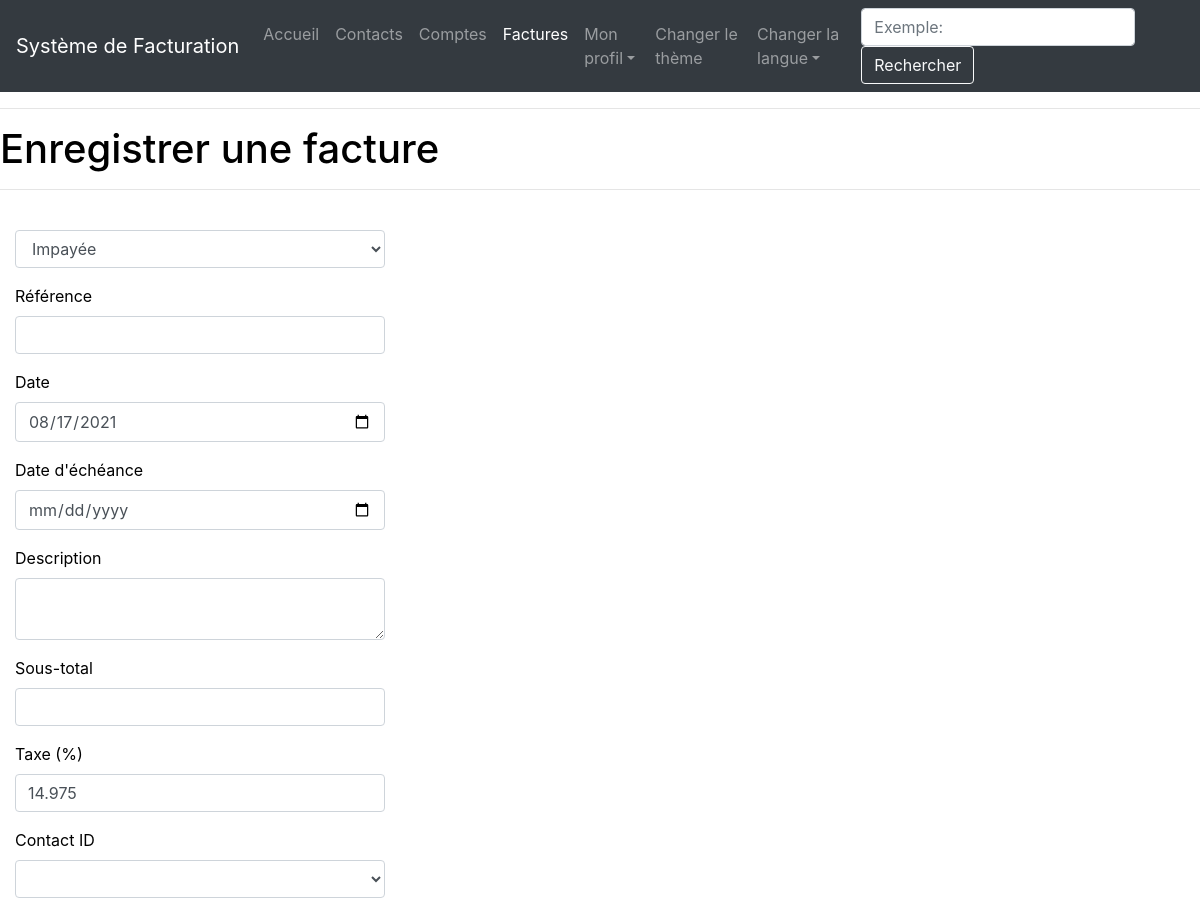
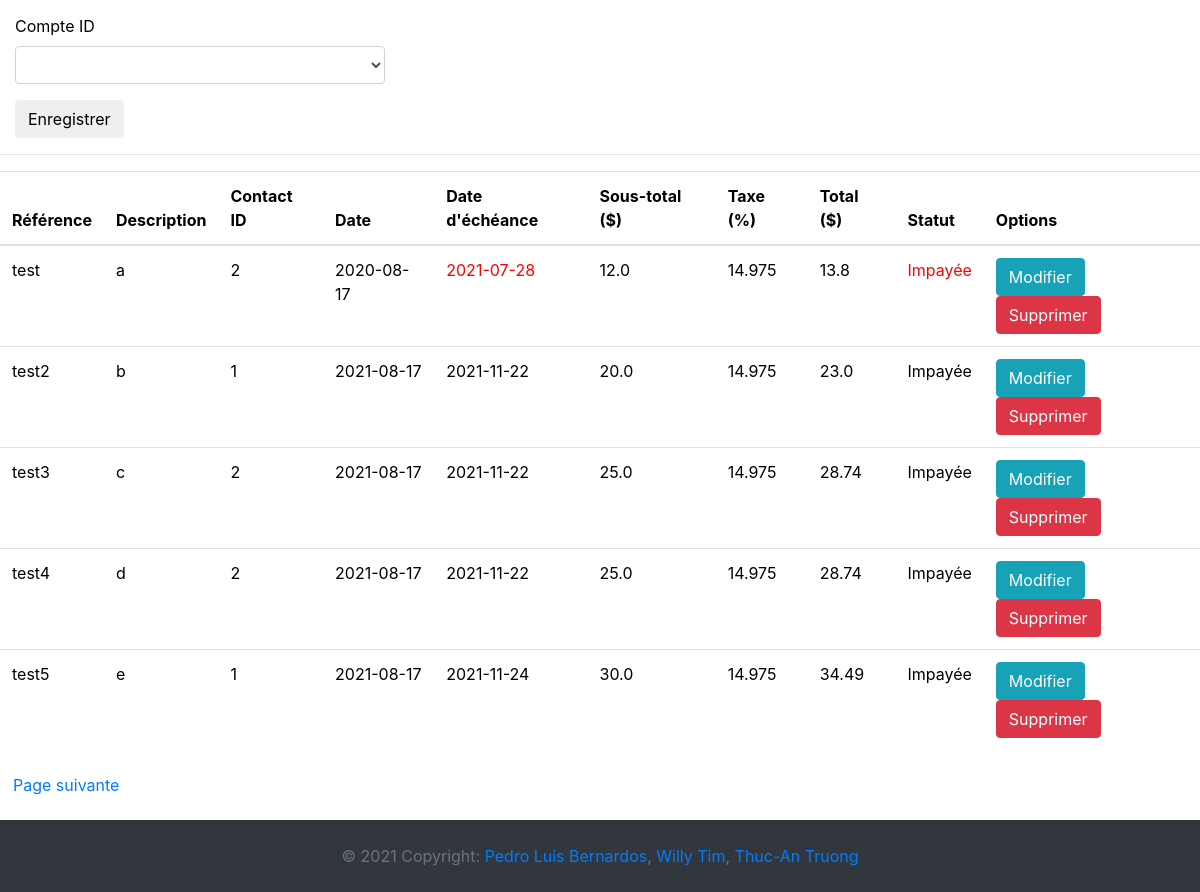
The page /bill (signed in) on the database its author committed (2 pictures, top to bottom).
### app/models.py (models this page shows, shortened)
class Facture(db.Model):
    __tablename__ = "facture"
    id = db.Column(db.Integer, primary_key=True)
    paid = db.Column(db.Integer, default=0, nullable=False)
    reference = db.Column(db.String(50), unique=True, nullable=False)
    date = db.Column(db.Date, nullable=False)
    due_date = db.Column(db.Date, nullable=False)
    description = db.Column(db.String(140), nullable=False)
    subtotal = db.Column(db.Float, nullable=True)
    tax = db.Column(db.Float, nullable=True)
    total = db.Column(db.Float, nullable=True)
    contact_id = db.Column(db.Integer, db.ForeignKey('contact.id'))
    user_id = db.Column(db.Integer, db.ForeignKey('user.id'))
    compte_id = db.Column(db.Integer, db.ForeignKey('compte.id'))
    profilEntreprise_id = db.Column(db.Integer, db.ForeignKey('profilEntreprise.id'))
    user = relationship("User", back_populates="facture")
    contact = relationship("Contact", back_populates="facture")
    compte = db.relationship('Compte', back_populates="facture")
    profilEntreprise = relationship("CompanyProfil", back_populates="facture")

### app/entrees/routes.py (the view, shortened to what this page needs)
@bp.route('/bill', methods=['GET', 'POST'])
@login_required
def bill():
    if current_user.profilEntreprise:
        form = FactureForm()
        form.contact_id.choices = [''] + [(row.name) for row in Contact.query.filter_by(user_id=current_user.id)]
        page = request.args.get('page', 1, type=int)
        factures = Facture.query.filter_by(user_id=current_user.id, profilEntreprise_id=current_user.profil_courrant).paginate(page, app.config['FACTURES_PAR_PAGE'], False)
        next_url = url_for('entrees.bill', page=factures.next_num) if factures.has_next else None
        prev_url = url_for('entrees.bill', page=factures.prev_num) if factures.has_prev else None
        return render_template("entrees/bill.html", title=_('Facture'), form=form, factures=factures.items, date_today=date.today(), next_url=next_url, prev_url=prev_url)
    else:
        flash(_('Veuillez créer un profil d\'entreprise avant d\'effectuer cette action.'))
        return redirect(url_for('entrees.index'))

### app/__init__.py (called while the page is built)
@app.context_processor
def inject_conf_var():
    return dict(AVAILABLE_LANGUAGES=app.config['LANGUAGES'], CURRENT_LANGUAGE=session.get('language',request.accept_languages.best_match(app.config['LANGUAGES'].keys())))

### app/entrees/forms.py (called while the page is built)
    def get_contacts():
        return Contact.query.filter_by(user_id=current_user.id)

    def get_comptes():
        return Compte.query.filter_by(user_id=current_user.id)

### app/models.py (called while the page is built)
@login.user_loader
def load_user(id):
    return User.query.get(int(id))

### app/routes.py (called while the page is built)
@app.before_request
def before_request():
    if current_user.is_authenticated:
        current_user.last_seen = datetime.utcnow()
        db.session.commit()

### app/templates/entrees/bill.html (shortened to what this page needs)
{% extends "base.html" %}
{% import 'bootstrap/wtf.html' as wtf %}
{% block app_content %}
    <h1>{{ _('Enregistrer une facture') }}</h1>
    <hr>
    {% if form %}
        <div class="form-group">
            <div class="col-md-4">
                {{ wtf.quick_form(form) }}
            </div>
        </div>
        <hr>
    {% endif %}
    <table class="table table-hover">
        <thead>
          <tr>
            <th scope="col">{{ _('Référence') }}</th>
            <th scope="col">{{ _('Description') }}</th>
            <th scope="col">{{ _('Contact ID') }}</th>
            <th scope="col">{{ _('Date') }}</th>
            <th scope="col">{{ _('Date d\'échéance') }}</th>
            <th scope="col">{{ _('Sous-total') }} ($)</th>
            <th scope="col">{{ _('Taxe') }} (%)</th>
            <th scope="col">{{ _('Total') }} ($)</th>
            <th scope="col">{{ _('Statut') }}</th>
            <th scope="col">{{ _('Options') }}</th>
          </tr>
        </thead>
        <tbody>
    {% for facture in factures %}
        {% if facture.paid %}
            {% set facture_state = _('Payée') %}
        {% else %}
            {% set facture_state = _('Impayée') %}
            {% if facture.due_date <= date_today%}
                {% set date_state = 'past-due' %}
            {% endif %}
        {% endif %}
        <tr>
            <td>{{ facture.reference }}</td>
            <td>{{ facture.description }}</td>
            <td>{{ facture.contact_id }}</td>
            <td>{{ facture.date }}</td>
            <td class="{{ date_state }}">{{ facture.due_date }}</td>
            <td>{{ facture.subtotal }}</td>
            <td>{{ facture.tax }}</td>
            <td>{{ facture.total }}</td>
            <td class="{{ date_state }}">{{ facture_state }}</td>
            <td>
                <a class="btn btn-info" href="{{ url_for('entrees.update_bill', facture_id=facture.id) }}">{{ _('Modifier') }}</a>
                <a class="btn btn-danger" href="{{ url_for('entrees.delete_bill', facture_id=facture.id) }}">{{ _('Supprimer') }}</a>
            </td>
        </tr>
    {% endfor %}
        </tbody>
    </table>
    {% if next_url %}
        <a class="btn btn-link" href="{{ next_url }}">{{ _('Page suivante') }}</a>
    {% endif %}
    <br><br>
{% endblock %}

### app/static/css/style.css (style rules this page uses)
html { color: black; background-color: white; }
.past-due { color: red; }

### rows shown on the page
Facture: reference "test", description "a", contact_id "2", date "2020-08-17", due_date "2021-07-28", subtotal "12.0", tax "14.975", total "13.8", facture_state "Impayée"
Facture: reference "test2", description "b", contact_id "1", date "2021-08-17", due_date "2021-11-22", subtotal "20.0", tax "14.975", total "23.0", facture_state "Impayée"
Facture: reference "test3", description "c", contact_id "2", date "2021-08-17", due_date "2021-11-22", subtotal "25.0", tax "14.975", total "28.74", facture_state "Impayée"
Facture: reference "test4", description "d", contact_id "2", date "2021-08-17", due_date "2021-11-22", subtotal "25.0", tax "14.975", total "28.74", facture_state "Impayée"
Facture: reference "test5", description "e", contact_id "1", date "2021-08-17", due_date "2021-11-24", subtotal "30.0", tax "14.975", total "34.49", facture_state "Impayée"
